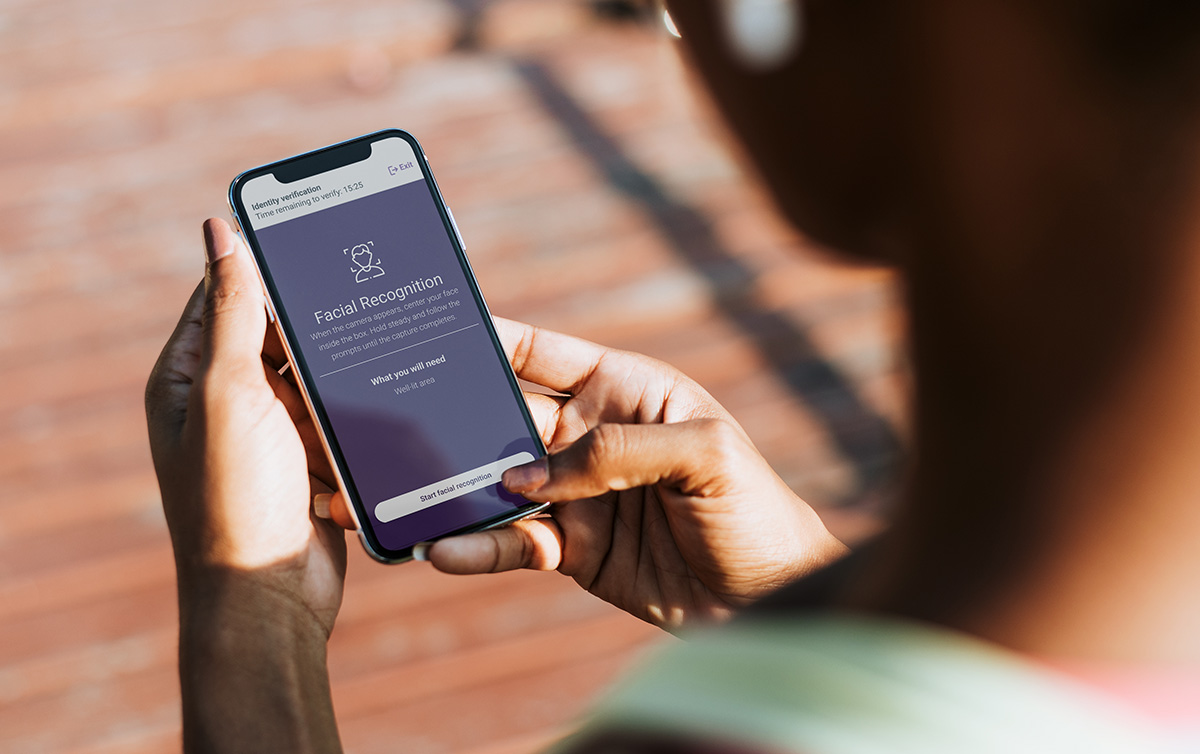
#> input picture asset-quarantine/images/truist/1771281480953-e3118486.jpg, 1200 x 754 px
$ python -i restore.py   (imports and definitions only)
#> lines starting #> are read from the running program, lines starting #| are printed output that depends on the picture; after the words box and inside, x2 and y2 are one past the last pixel; in counts of white or black regions, pixels touching at a corner belong together
#> further down, picture is the input picture: PIL image 1200x754 RGB; mean R, G, B 138.8, 108.9, 95.7
"""Register a generated image onto the original's geometry, then colour-lock flat regions.

    python3 restore.py <name> [<name> ...]     # reads $WORK/raw/<name>.png, writes $WORK/final2/<name>.png

final = model output (flow-registered, sharp edges + text)  where the source has detail
        the original's own colour                             where the source is flat

The model is good at crisp glyphs and bad at flat colour (tints, halos, vignettes), so it
only keeps the pixels near real detail; flat fills come from the source. Needs numpy,
pillow and opencv-python-headless.
"""
import json, os, sys
import numpy as np
import cv2
from PIL import Image, ImageFilter
S=os.environ.get("WORK",os.path.join(os.getcwd(),".tmp","image-restore"))
SRC=os.environ.get("SRC","public/images/bolt")
# [2 lines not run here, left out]

def load_orig(n):
    c=f"{S}/crops/{n}.png"
    return Image.open(c).convert("RGB") if os.path.exists(c) else Image.open(f"{SRC}/{n}.webp").convert("RGB")

# [24 lines left out: functions box, bbox_content, warp, not called in this run]

def score(a,b):
    """mean abs diff on grayscale at low res"""
    return float(np.abs(a-b).mean())

# [90 lines left out: functions register, refine, flat_color_field, tint_field, not called in this run]

def thin_mask(orig):
    """1 where the original has thin structure (text strokes, hairlines), 0 on large shapes and flat fills.
    Large shapes keep the original's geometry; only thin structure is taken from the model."""
    g=np.asarray(orig.convert("L"),dtype=np.float32)
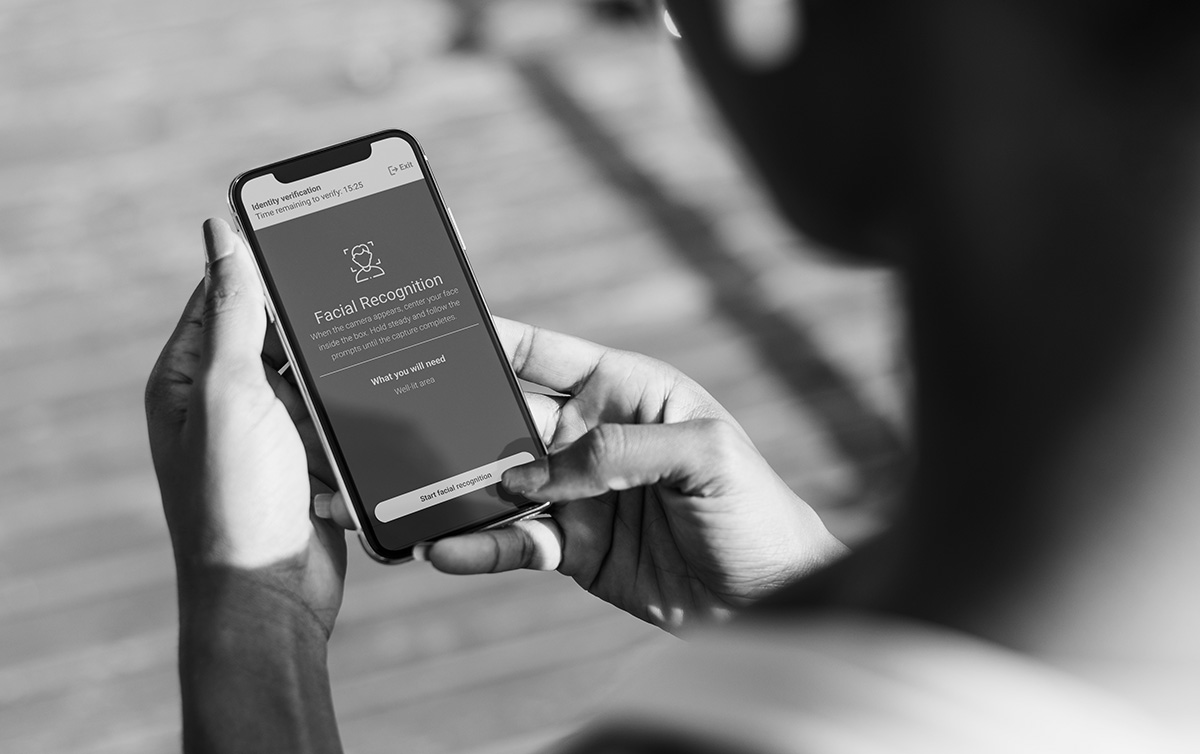
#> g: shape (754, 1200) float32; min 0, max 254, mean 116.3
    k=cv2.getStructuringElement(cv2.MORPH_ELLIPSE,(7,7))
    th=np.maximum(g-cv2.morphologyEx(g,cv2.MORPH_OPEN,k),cv2.morphologyEx(g,cv2.MORPH_CLOSE,k)-g)
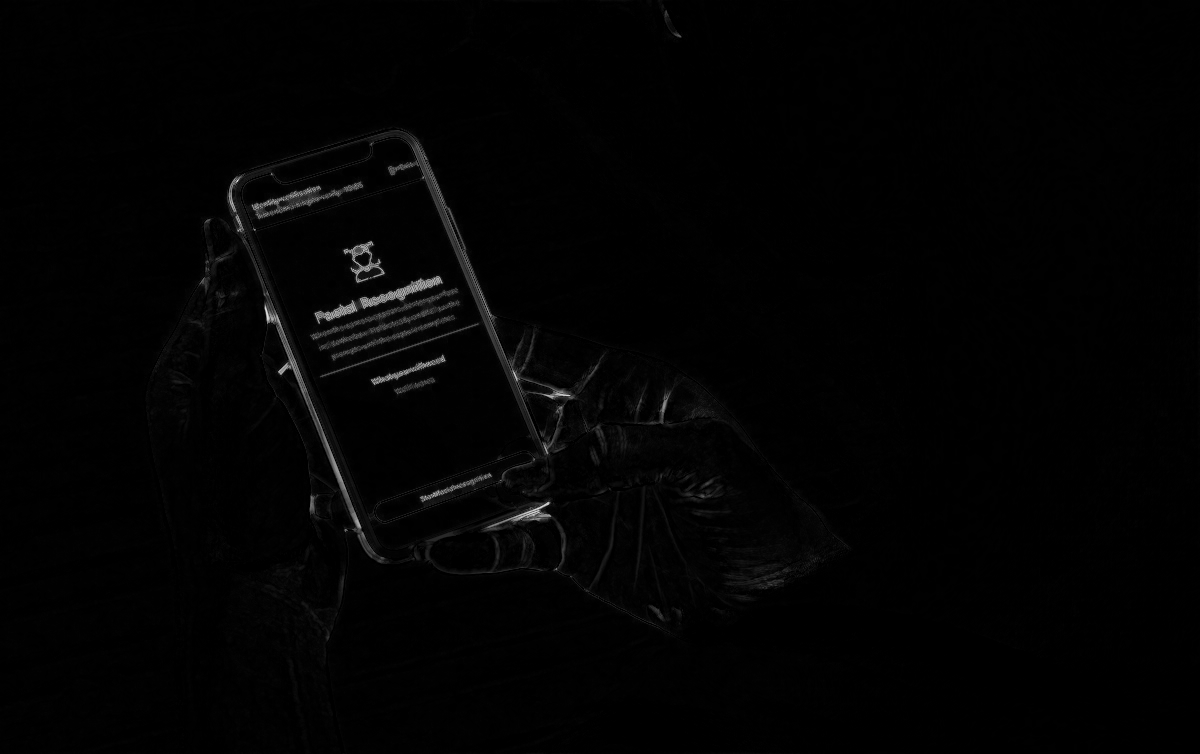
#> th: shape (754, 1200) float32; min 0, max 222, mean 2.6
    m=(th>float(os.environ.get("THIN_THR","10"))).astype(np.uint8)   # raise it where low-contrast fine texture (scanlines, dither) must stay the source's
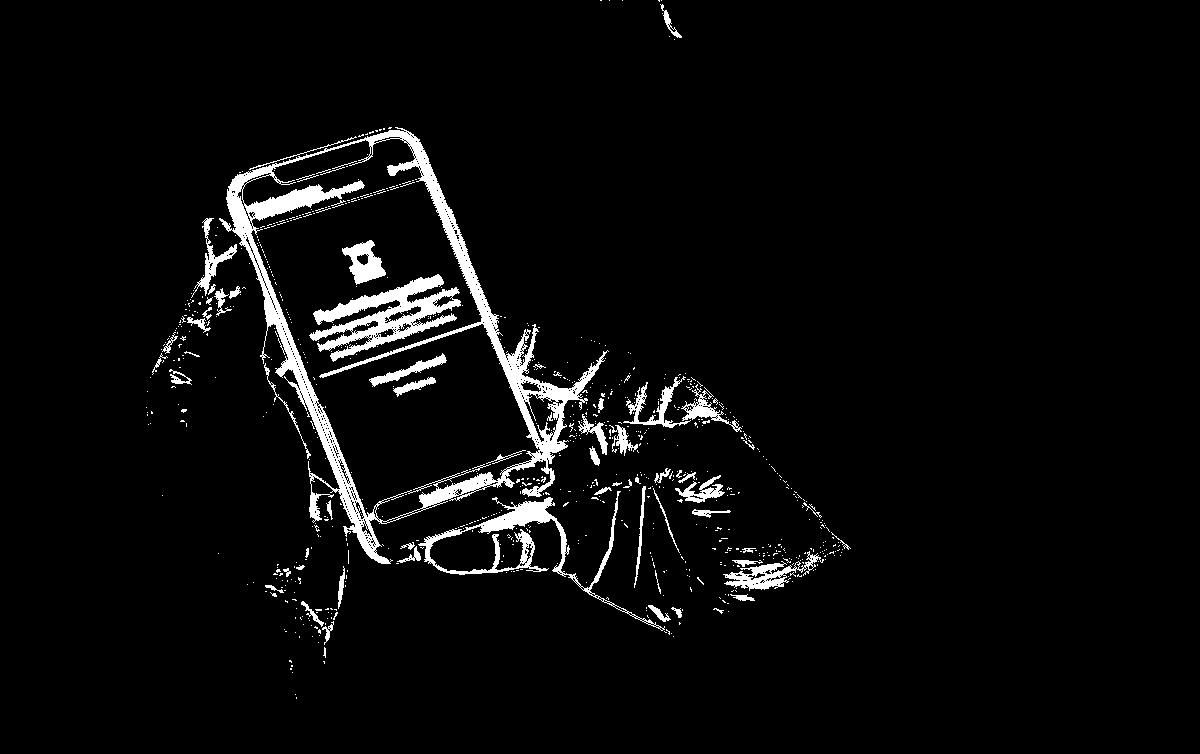
#> m: shape (754, 1200); values 0 (black) and 1 (white), 4.3% white; 790 white regions (725 under 20 px), largest, box (x1, y1, x2, y2) and area: (219, 127, 609, 564) 17867, (309, 274, 461, 362) 4872, (418, 491, 665, 631) 3481
    m=cv2.dilate(m,np.ones((5,5),np.uint8))
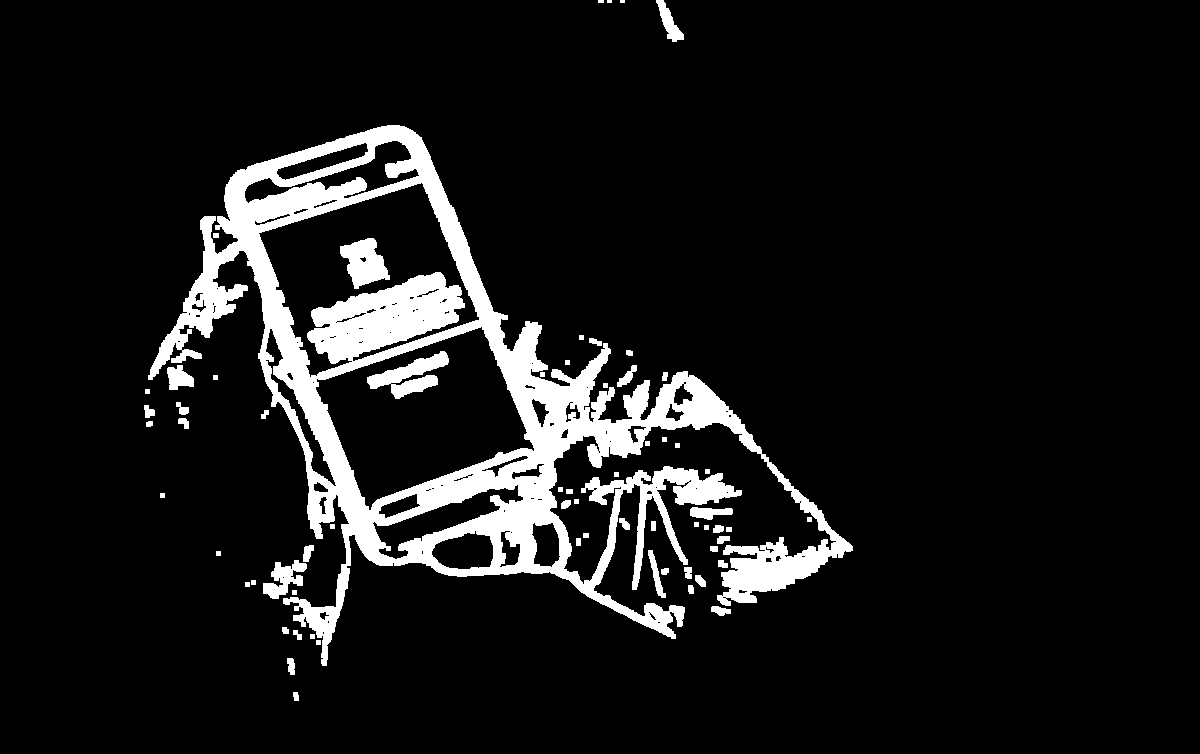
#> m: shape (754, 1200); values 0 (black) and 1 (white), 9.4% white; 66 white regions (3 under 20 px), largest, box (x1, y1, x2, y2) and area: (148, 125, 853, 666) 76476, (367, 351, 449, 399) 1708, (340, 238, 390, 289) 1524
    return cv2.GaussianBlur(m.astype(np.float32),(0,0),0.8)

# [109 lines left out: functions shape_layer, texture_mask, thin_mask_gray, assemble, ncc_report, not called in this run]

# [3 lines not run here, left out]

>>> from PIL import Image
>>> picture = Image.open('../../asset-quarantine/images/truist/1771281480953-e3118486.jpg')
>>> result = thin_mask(picture)
